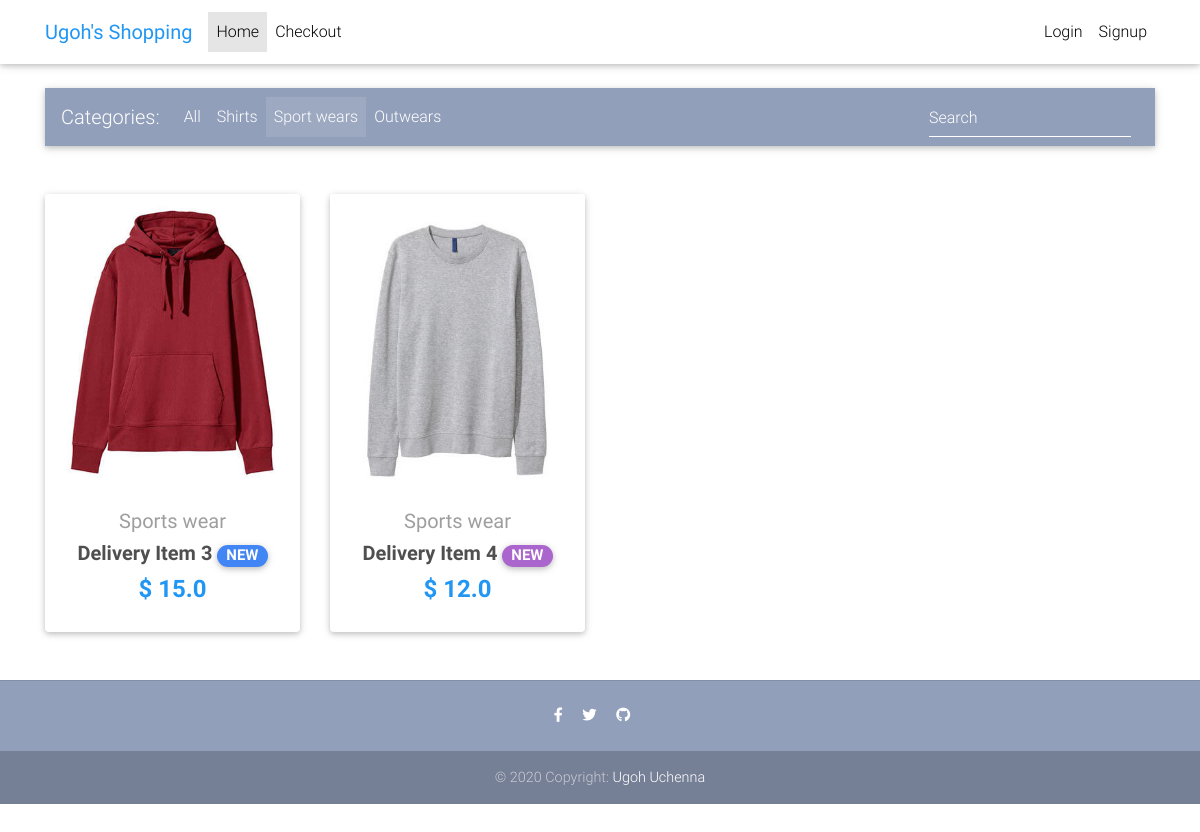
Screenshot of /sports_wear with the database file from the repository.
### core/models.py (models this page shows, shortened)
class Item(models.Model):
  title = models.CharField(max_length=100)
  price = models.FloatField()
  discount_price = models.FloatField(blank=True, null=True)
  category = models.CharField(choices=CATEGORY_CHOICES, max_length=2)
  label = models.CharField(choices=LABEL_CHOICES, max_length=2)
  slug = models.SlugField()
  description = models.TextField()
  image = models.ImageField()
  objects = ItemQuerySet.as_manager()
  def get_absolute_url(self):
    return reverse("products", args=[self.slug])

### core/views.py (the view)
# urls.py: path('sports_wear', SportsWearView, name='sports_wear'),
def SportsWearView(request):
  Sportswear = Item.objects.get_sportswear()
  return render(request, "core/sportswear.html", {'Sportswear': Sportswear})

### core/models.py (called while the page is built)
  def get_sportswear(self):
    return self.filter(category='SW')

### templates/core/sportswear.html (shortened to what this page needs)
{% extends "base.html" %}
{% block content %}
<main>
  <div class="container">
    <nav class="navbar navbar-expand-lg navbar-dark mdb-color lighten-3 mt-3 mb-5">
      <span class="navbar-brand">Categories:</span>
      <div class="collapse navbar-collapse" id="basicExampleNav">
        <ul class="navbar-nav mr-auto">
          <li class="nav-item">
            <a class="nav-link" href="{% url 'home' %}">All</a>
          </li>
          <li class="nav-item">
            <a class="nav-link" href="{% url 'shirts' %}">Shirts</a>
          </li>
          <li class="nav-item active">
            <a class="nav-link" href="#">Sport wears
            </a>
          </li>
          <li class="nav-item">
            <a class="nav-link" href="{% url 'out_wear' %}">Outwears</a>
          </li>
        </ul>
        <form class="form-inline" method="POST" action="{% url 'search' %}">
          <div class="md-form my-0">
            <input class="form-control mr-sm-2" type="text" id="Search" placeholder="Search" name="Search" aria-label="Search">
          </div>
        </form>
      </div>
    </nav>
    <section class="text-center mb-4">
      <div class="row wow fadeIn">
        {% for item in Sportswear %}
        <div class="col-lg-3 col-md-6 mb-4">
          <div class="card">
            <div class="view overlay">
              <img src="{{ item.image.url }}" class="card-img-top" >
            </div>
            <div class="card-body text-center">
              <a href="" class="grey-text">
                <h5>{{ item.get_category_display }}</h5>
              </a>
              <h5>
                <strong>
                  <a href="{{ item.get_absolute_url }}" class="dark-grey-text">{{ item.title}}
                    <span class="badge badge-pill {{ item.get_label_display }}-color">NEW</span>
                  </a>
                </strong>
              </h5>
              <h4 class="font-weight-bold blue-text">
                <strong>$
                  {% if item.discount_price %}
                  {{ item.discount_price}}
                  {% else %}
                  {{ item.price }}
                  {% endif %}
                </strong>
              </h4>
            </div>
          </div>
        </div>
        {% endfor %}
      </div>
    </section>
  </div>
</main>
{% endblock content %}

### static/css/style.css (style rules this page uses)
html, body, .view { height: 100%; }

### rows the page displays
Item: image (picture), category "Sports wear", title "Delivery Item 3", discount_price "15.0"
Item: image (picture), category "Sports wear", title "Delivery Item 4", price "12.0"
